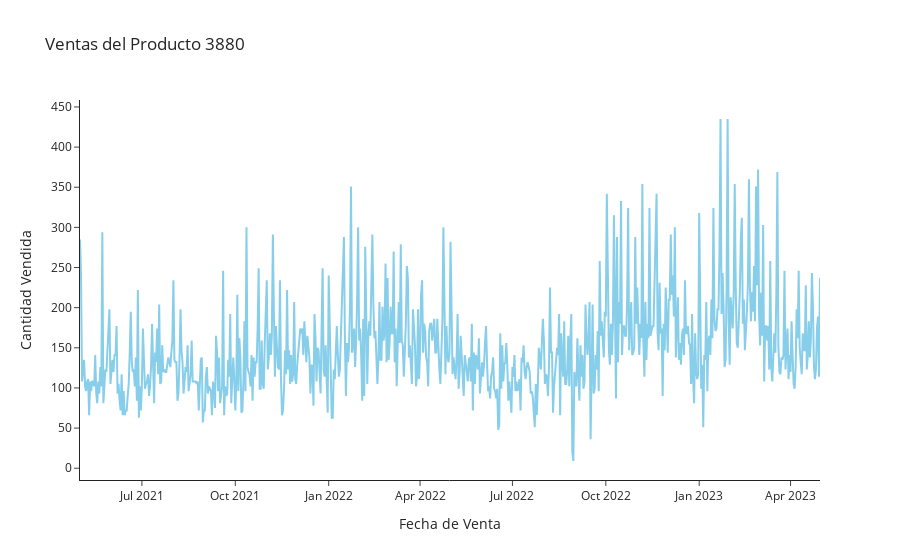

The notebook cell this image was saved under:
### Code cell
articulo = 3880
filtered_df = (
    df.query("articulo == @articulo")
    .set_index("fecha_venta")
    .reindex(complete_range)
)

filtered_df["articulo"] = filtered_df["articulo"].fillna(method='ffill')

fig = px.line(
    filtered_df,
    x=filtered_df.index,
    y="cantidad",
    title=f"Ventas del Producto {articulo}",
    labels={"cantidad": "Unidades Vendidas", "fecha_venta": "Fecha"},
    color_discrete_sequence=["skyblue"],
    template="simple_white"
)

fig.update_layout(
    xaxis_title="Fecha de Venta",
    yaxis_title="Cantidad Vendida",
    hovermode="x"
)

fig.show()

### Figure 1 — Plotly figure (JSON) as saved in the notebook; plotly's stock layout.template omitted (floating-point values rounded to 4 significant figures; data arrays with more than 128 entries replaced by an {"elided": "..."} marker saying what was removed)
{"data": [{"hovertemplate": "index=%{x}<br>Unidades Vendidas=%{y}<extra></extra>", "legendgroup": "", "line": {"color": "skyblue", "dash": "solid"}, "marker": {"symbol": "circle"}, "mode": "lines", "name": "", "orientation": "v", "showlegend": false, "type": "scatter", "x": {"elided": "730 str values"}, "xaxis": "x", "y": {"elided": "730 float values"}, "yaxis": "y"}], "layout": {"hovermode": "x", "legend": {"tracegroupgap": 0}, "title": {"text": "Ventas del Producto 3880"}, "xaxis": {"anchor": "y", "domain": [0, 1], "title": {"text": "Fecha de Venta"}}, "yaxis": {"anchor": "x", "domain": [0, 1], "title": {"text": "Cantidad Vendida"}}}}
